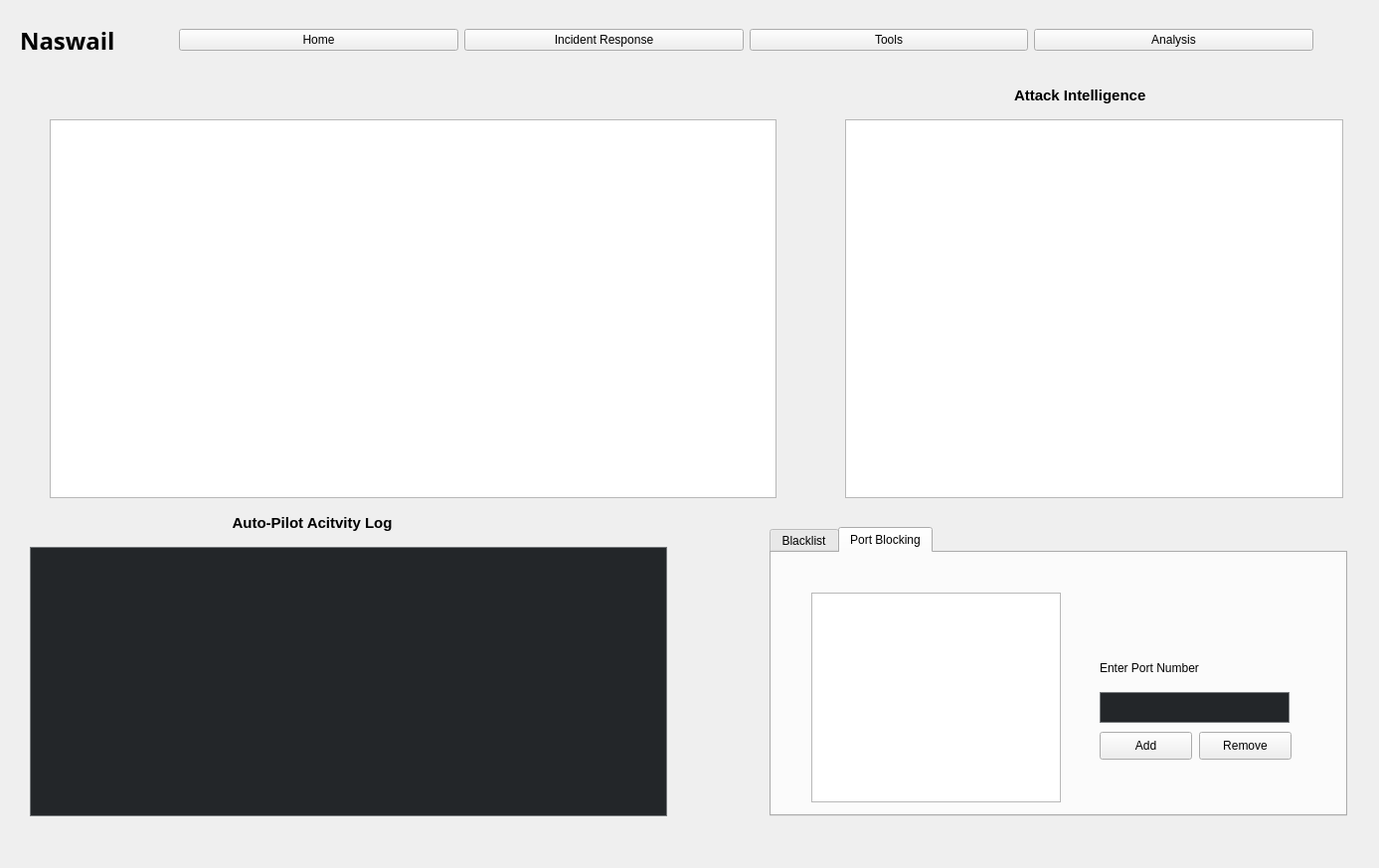
<?xml version="1.0" encoding="UTF-8"?>
<ui version="4.0">
 <class>Form</class>
 <widget class="QWidget" name="Form">
  <property name="geometry">
   <rect>
    <x>0</x>
    <y>0</y>
    <width>1387</width>
    <height>873</height>
   </rect>
  </property>
  <property name="sizePolicy">
   <sizepolicy hsizetype="Expanding" vsizetype="Expanding">
    <horstretch>0</horstretch>
    <verstretch>0</verstretch>
   </sizepolicy>
  </property>
  <property name="windowTitle">
   <string>Form</string>
  </property>
  <property name="styleSheet">
   <string notr="true">QWidget:window {					/* Borders around the code editor and debug window */
        border: 1px solid #263238;
        background-color: #263238;
}

QToolTip {
        background-color: #80CBC4;
        color: black;
    padding: 5px;
    border-radius: 0;
    opacity: 200;
}

/* ==================== Dialog ==================== */
QLabel {
        background: transparent;
        color: #CFD8DC;				/* Not sure about this one */
}

QDialog, QListView {
        background-color: #263238;
        color: #546E7A;
        outline: 0;
        border: 2px solid transparent;
}

QListView::item:hover {
        color: #AFBDC4;
        background: transparent;
}


QListView::item:selected {
        color: #ffffff;
        background: transparent;
}

/* === QTabBar === */
QTabBar {
        background: #263238;
}

QTabWidget::pane {
        background: transparent;	/* Only at the very bottom of the tabs */
}

QTabBar::tab {
        background: transparent;
        border: 0px solid transparent;
        border-bottom: 2px solid transparent;
        color: #546E7A;
        padding-left: 10px;
        padding-right: 10px;
        padding-top: 3px;
        padding-bottom: 3px;
}

QTabBar::tab:hover {
        background-color: transparent;
        border: 0px solid transparent;
        border-bottom: 2px solid #80CBC4;
        color: #AFBDC4;
}

QTabBar::tab:selected {
        background-color: transparent;
        border: 0px solid transparent;
        border-top: none;
        border-bottom: 2px solid #80CBC4;
        color: #FFFFFF;
}

QStackedWidget {
        background: #263238;	/* This covers a bunch of things, I was thinking about making it transparent, */
                                                        /* but I would have to find all the other elements... but QTabWidget::pane may be it */
}


/* === QGroupBox === */
QGroupBox {
    border: 1px solid transparent;
    margin-top: 1em;
}

QGroupBox::title {
        color: #80CBC4;
    subcontrol-origin: margin;
    left: 6px;
    padding: 0 3px 0 3px;
}

QComboBox {
        color: #546E7A;
        background-color: transparent;
        selection-background-color: transparent;
        outline: 0;
}

QComboBox QAbstractItemView
{
    selection-background-color: transparent;
        outline: 0;
}

QToolTip {
    border: 1px solid #76797C;
    background-color: #5A7566;
    color: white;
    padding: 0px;                /*remove padding, for fix combobox tooltip.*/
    opacity: 200;
}

QWidget {
    color: #eff0f1;
    background-color: #31363b;
    selection-background-color: #3daee9;
    selection-color: #eff0f1;
    background-clip: border;
    border-image: none;
    border: 0px transparent black;
    outline: 0;
}

QWidget:item:hover {
    background-color: #18465d;
    color: #eff0f1;
}

QWidget:item:selected {
    background-color: #18465d;
}

QRadioButton {
    spacing: 5px;
    outline: none;
    color: #eff0f1;
    margin-bottom: 2px;
}

QRadioButton:disabled {
    color: #76797C;
}

QRadioButton::indicator {
    width: 21px;
    height: 21px;
}

QRadioButton::indicator:unchecked {
    image: url(:/qss_icons/rc/radio_unchecked.png);
}

QRadioButton::indicator:unchecked:hover,
QRadioButton::indicator:unchecked:focus,
QRadioButton::indicator:unchecked:pressed {
    border: none;
    outline: none;
    image: url(:/qss_icons/rc/radio_unchecked_focus.png);
}

QRadioButton::indicator:checked {
    border: none;
    outline: none;
    image: url(:/qss_icons/rc/radio_checked.png);
}

QRadioButton::indicator:checked:hover,
QRadioButton::indicator:checked:focus,
QRadioButton::indicator:checked:pressed {
    border: none;
    outline: none;
    image: url(:/qss_icons/rc/radio_checked_focus.png);
}

QRadioButton::indicator:checked:disabled {
    outline: none;
    image: url(:/qss_icons/rc/radio_checked_disabled.png);
}

QRadioButton::indicator:unchecked:disabled {
    image: url(:/qss_icons/rc/radio_unchecked_disabled.png);
}

QMenuBar {
    background-color: #31363b;
    color: #eff0f1;
}

QMenuBar::item {
    background: transparent;
}

QMenuBar::item:selected {
    background: transparent;
    border: 1px solid #76797C;
}

QMenuBar::item:pressed {
    border: 1px solid #76797C;
    background-color: #3daee9;
    color: #eff0f1;
    margin-bottom: -1px;
    padding-bottom: 1px;
}

QMenu {
    border: 1px solid #76797C;
    color: #eff0f1;
    margin: 2px;
}

QMenu::icon {
    margin: 5px;
}

QMenu::item {
    padding: 5px 30px 5px 30px;
    border: 1px solid transparent;
    /* reserve space for selection border */
}

QMenu::item:selected {
    color: #eff0f1;
}

QMenu::separator {
    height: 2px;
    background: lightblue;
    margin-left: 10px;
    margin-right: 5px;
}

QMenu::indicator {
    width: 18px;
    height: 18px;
}


/* non-exclusive indicator = check box style indicator
   (see QActionGroup::setExclusive) */

QMenu::indicator:non-exclusive:unchecked {
    image: url(:/qss_icons/rc/checkbox_unchecked.png);
}

QMenu::indicator:non-exclusive:unchecked:selected {
    image: url(:/qss_icons/rc/checkbox_unchecked_disabled.png);
}

QMenu::indicator:non-exclusive:checked {
    image: url(:/qss_icons/rc/checkbox_checked.png);
}

QMenu::indicator:non-exclusive:checked:selected {
    image: url(:/qss_icons/rc/checkbox_checked_disabled.png);
}


/* exclusive indicator = radio button style indicator (see QActionGroup::setExclusive) */

QMenu::indicator:exclusive:unchecked {
    image: url(:/qss_icons/rc/radio_unchecked.png);
}

QMenu::indicator:exclusive:unchecked:selected {
    image: url(:/qss_icons/rc/radio_unchecked_disabled.png);
}

QMenu::indicator:exclusive:checked {
    image: url(:/qss_icons/rc/radio_checked.png);
}

QMenu::indicator:exclusive:checked:selected {
    image: url(:/qss_icons/rc/radio_checked_disabled.png);
}

QMenu::right-arrow {
    margin: 5px;
    image: url(:/qss_icons/rc/right_arrow.png)
}

QWidget:disabled {
    color: #454545;
    background-color: #31363b;
}

QAbstractItemView {
    alternate-background-color: #31363b;
    color: #eff0f1;
    border: 1px solid #3A3939;
    border-radius: 2px;
}

QWidget:focus,
QMenuBar:focus {
    border: 1px solid #3daee9;
}

QTabWidget:focus,
QCheckBox:focus,
QRadioButton:focus,
QSlider:focus {
    border: none;
}

QLineEdit {
    background-color: #232629;
    padding: 5px;
    border-style: solid;
    border: 1px solid #76797C;
    border-radius: 2px;
    color: #eff0f1;
}

QAbstractItemView QLineEdit {
    padding: 0;
}

QGroupBox {
    border: 1px solid #76797C;
    border-radius: 2px;
    margin-top: 20px;
}

QGroupBox::title {
    subcontrol-origin: margin;
    subcontrol-position: top center;
    padding-left: 10px;
    padding-right: 10px;
    padding-top: 10px;
}

QAbstractScrollArea {
    border-radius: 2px;
    border: 1px solid #76797C;
    background-color: transparent;
}

QScrollBar:horizontal {
    height: 15px;
    margin: 3px 15px 3px 15px;
    border: 1px transparent #2A2929;
    border-radius: 4px;
    background-color: #2A2929;
}

QScrollBar::handle:horizontal {
    background-color: #605F5F;
    min-width: 5px;
    border-radius: 4px;
}

QScrollBar::add-line:horizontal {
    margin: 0px 3px 0px 3px;
    border-image: url(:/qss_icons/rc/right_arrow_disabled.png);
    width: 10px;
    height: 10px;
    subcontrol-position: right;
    subcontrol-origin: margin;
}

QScrollBar::sub-line:horizontal {
    margin: 0px 3px 0px 3px;
    border-image: url(:/qss_icons/rc/left_arrow_disabled.png);
    height: 10px;
    width: 10px;
    subcontrol-position: left;
    subcontrol-origin: margin;
}

QScrollBar::add-line:horizontal:hover,
QScrollBar::add-line:horizontal:on {
    border-image: url(:/qss_icons/rc/right_arrow.png);
    height: 10px;
    width: 10px;
    subcontrol-position: right;
    subcontrol-origin: margin;
}

QScrollBar::sub-line:horizontal:hover,
QScrollBar::sub-line:horizontal:on {
    border-image: url(:/qss_icons/rc/left_arrow.png);
    height: 10px;
    width: 10px;
    subcontrol-position: left;
    subcontrol-origin: margin;
}

QScrollBar::up-arrow:horizontal,
QScrollBar::down-arrow:horizontal {
    background: none;
}

QScrollBar::add-page:horizontal,
QScrollBar::sub-page:horizontal {
    background: none;
}

QScrollBar:vertical {
    background-color: #2A2929;
    width: 15px;
    margin: 15px 3px 15px 3px;
    border: 1px transparent #2A2929;
    border-radius: 4px;
}

QScrollBar::handle:vertical {
    background-color: #605F5F;
    min-height: 5px;
    border-radius: 4px;
}

QScrollBar::sub-line:vertical {
    margin: 3px 0px 3px 0px;
    border-image: url(:/qss_icons/rc/up_arrow_disabled.png);
    height: 10px;
    width: 10px;
    subcontrol-position: top;
    subcontrol-origin: margin;
}

QScrollBar::add-line:vertical {
    margin: 3px 0px 3px 0px;
    border-image: url(:/qss_icons/rc/down_arrow_disabled.png);
    height: 10px;
    width: 10px;
    subcontrol-position: bottom;
    subcontrol-origin: margin;
}

QScrollBar::sub-line:vertical:hover,
QScrollBar::sub-line:vertical:on {
    border-image: url(:/qss_icons/rc/up_arrow.png);
    height: 10px;
    width: 10px;
    subcontrol-position: top;
    subcontrol-origin: margin;
}

QScrollBar::add-line:vertical:hover,
QScrollBar::add-line:vertical:on {
    border-image: url(:/qss_icons/rc/down_arrow.png);
    height: 10px;
    width: 10px;
    subcontrol-position: bottom;
    subcontrol-origin: margin;
}

QScrollBar::up-arrow:vertical,
QScrollBar::down-arrow:vertical {
    background: none;
}

QScrollBar::add-page:vertical,
QScrollBar::sub-page:vertical {
    background: none;
}

QTextEdit {
    background-color: #232629;
    color: #eff0f1;
    border: 1px solid #76797C;
}

QPlainTextEdit {
    background-color: #232629;
    ;
    color: #eff0f1;
    border-radius: 2px;
    border: 1px solid #76797C;
}

QHeaderView::section {
    background-color: #76797C;
    color: #eff0f1;
    padding: 5px;
    border: 1px solid #76797C;
}

QSizeGrip {
    image: url(:/qss_icons/rc/sizegrip.png);
    width: 12px;
    height: 12px;
}

QMainWindow::separator {
    background-color: #31363b;
    color: white;
    padding-left: 4px;
    spacing: 2px;
    border: 1px dashed #76797C;
}

QMainWindow::separator:hover {
    background-color: #787876;
    color: white;
    padding-left: 4px;
    border: 1px solid #76797C;
    spacing: 2px;
}

QMenu::separator {
    height: 1px;
    background-color: #76797C;
    color: white;
    padding-left: 4px;
    margin-left: 10px;
    margin-right: 5px;
}

QFrame {
    border-radius: 2px;
    border: 1px solid #76797C;
}

QFrame[frameShape=&quot;0&quot;] {
    border-radius: 2px;
    border: 1px transparent #76797C;
}

QStackedWidget {
    border: 1px transparent black;
}

QToolBar {
    border: 1px transparent #393838;
    background: 1px solid #31363b;
    font-weight: bold;
}

QToolBar::handle:horizontal {
    image: url(:/qss_icons/rc/Hmovetoolbar.png);
}

QToolBar::handle:vertical {
    image: url(:/qss_icons/rc/Vmovetoolbar.png);
}

QToolBar::separator:horizontal {
    image: url(:/qss_icons/rc/Hsepartoolbar.png);
}

QToolBar::separator:vertical {
    image: url(:/qss_icons/rc/Vsepartoolbar.png);
}

QToolButton#qt_toolbar_ext_button {
    background: #58595a
}



QComboBox {
    selection-background-color: #3daee9;
    border-style: solid;
    border: 1px solid #76797C;
    border-radius: 2px;
    padding: 5px;
    min-width: 75px;
}

QPushButton {
    border: 2px solid #8f8f91 transparent;
    border-radius: 6px;
    background-color: qlineargradient(x1: 0, y1: 0, x2: 0, y2: 1,
                                      stop: 0 #0D71AC, stop: 1 transparent);
    min-width: 80px;
}

QPushButton:pressed {
    background-color: qlineargradient(x1: 0, y1: 0, x2: 0, y2: 1,
                                      stop: 0 #dadbde, stop: 1 transparent);
}

QPushButton:flat {
    border: none; /* no border for a flat push button */
}

QPushButton:default {
    border-color: navy; /* make the default button prominent */
}

QPushButton:open { /* when the button has its menu open */
    background-color: qlineargradient(x1: 0, y1: 0, x2: 0, y2: 1,
                                      stop: 0 #dadbde, stop: 1 #f6f7fa);
}

QPushButton::menu-indicator {
    image: url(menu_indicator.png);
    subcontrol-origin: padding;
    subcontrol-position: bottom right;
}

QPushButton::menu-indicator:pressed, QPushButton::menu-indicator:open {
    position: relative;
    top: 2px; left: 2px; /* shift the arrow by 2 px */
}

QComboBox:hover,
QAbstractSpinBox:hover,
QLineEdit:hover,
QTextEdit:hover,
QPlainTextEdit:hover,
QAbstractView:hover,
QTreeView:hover {
border: 1px solid #3daee9;
color: #eff0f1;
}

QComboBox:on {
    padding-top: 3px;
    padding-left: 4px;
    selection-background-color: #4a4a4a;
}

QComboBox QAbstractItemView {
    background-color: #232629;
    border-radius: 2px;
    border: 1px solid #76797C;
    selection-background-color: #18465d;
}

QComboBox::drop-down {
    subcontrol-origin: padding;
    subcontrol-position: top right;
    width: 15px;
    border-left-width: 0px;
    border-left-color: darkgray;
    border-left-style: solid;
    border-top-right-radius: 3px;
    border-bottom-right-radius: 3px;
}

QComboBox::down-arrow {
    image: url(:/qss_icons/rc/down_arrow_disabled.png);
}

QComboBox::down-arrow:on,
QComboBox::down-arrow:hover,
QComboBox::down-arrow:focus {
    image: url(:/qss_icons/rc/down_arrow.png);
}

QAbstractSpinBox {
    padding: 5px;
    border: 1px solid #76797C;
    background-color: #232629;
    color: #eff0f1;
    border-radius: 2px;
    min-width: 75px;
}

QAbstractSpinBox:up-button {
    background-color: transparent;
    subcontrol-origin: border;
    subcontrol-position: center right;
}

QAbstractSpinBox:down-button {
    background-color: transparent;
    subcontrol-origin: border;
    subcontrol-position: center left;
}

QAbstractSpinBox::up-arrow,
QAbstractSpinBox::up-arrow:disabled,
QAbstractSpinBox::up-arrow:off {
    image: url(:/qss_icons/rc/up_arrow_disabled.png);
    width: 10px;
    height: 10px;
}

QAbstractSpinBox::up-arrow:hover {
    image: url(:/qss_icons/rc/up_arrow.png);
}

QAbstractSpinBox::down-arrow,
QAbstractSpinBox::down-arrow:disabled,
QAbstractSpinBox::down-arrow:off {
    image: url(:/qss_icons/rc/down_arrow_disabled.png);
    width: 10px;
    height: 10px;
}

QAbstractSpinBox::down-arrow:hover {
    image: url(:/qss_icons/rc/down_arrow.png);
}

QLabel {
    border: 0px solid black;
}

QTabWidget {
    border: 0px transparent black;
}

QTabWidget::pane {
    border: 1px solid #76797C;
    padding: 5px;
    margin: 0px;
}

QTabWidget::tab-bar {
    /* left: 5px; move to the right by 5px */
}

QTabBar {
    qproperty-drawBase: 0;
    border-radius: 3px;
}

QTabBar:focus {
    border: 0px transparent black;
}

QTabBar::close-button {
    image: url(:/qss_icons/rc/close.png);
    background: transparent;
}

QTabBar::close-button:hover {
    image: url(:/qss_icons/rc/close-hover.png);
    background: transparent;
}

QTabBar::close-button:pressed {
    image: url(:/qss_icons/rc/close-pressed.png);
    background: transparent;
}


/* TOP TABS */

QTabBar::tab:top {
    color: #eff0f1;
    border: 1px solid #76797C;
    border-bottom: 1px transparent black;
    background-color: #31363b;
    padding: 5px;
    min-width: 50px;
    border-top-left-radius: 2px;
    border-top-right-radius: 2px;
}

QTabBar::tab:top:selected {
    color: #eff0f1;
    background-color: #54575B;
    border: 1px solid #76797C;
    border-bottom: 2px solid #3daee9;
    border-top-left-radius: 2px;
    border-top-right-radius: 2px;
}

QTabBar::tab:top:!selected:hover {
    background-color: #3daee9;
}


/* BOTTOM TABS */

QTabBar::tab:bottom {
    color: #eff0f1;
    border: 1px solid #76797C;
    border-top: 1px transparent black;
    background-color: #31363b;
    padding: 5px;
    border-bottom-left-radius: 2px;
    border-bottom-right-radius: 2px;
    min-width: 50px;
}

QTabBar::tab:bottom:selected {
    color: #eff0f1;
    background-color: #54575B;
    border: 1px solid #76797C;
    border-top: 2px solid #3daee9;
    border-bottom-left-radius: 2px;
    border-bottom-right-radius: 2px;
}

QTabBar::tab:bottom:!selected:hover {
    background-color: #3daee9;
}


/* LEFT TABS */

QTabBar::tab:left {
    color: #eff0f1;
    border: 1px solid #76797C;
    border-left: 1px transparent black;
    background-color: #31363b;
    padding: 5px;
    border-top-right-radius: 2px;
    border-bottom-right-radius: 2px;
    min-height: 50px;
}

QTabBar::tab:left:selected {
    color: #eff0f1;
    background-color: #54575B;
    border: 1px solid #76797C;
    border-left: 2px solid #3daee9;
    border-top-right-radius: 2px;
    border-bottom-right-radius: 2px;
}

QTabBar::tab:left:!selected:hover {
    background-color: #3daee9;
}


/* RIGHT TABS */

QTabBar::tab:right {
    color: #eff0f1;
    border: 1px solid #76797C;
    border-right: 1px transparent black;
    background-color: #31363b;
    padding: 5px;
    border-top-left-radius: 2px;
    border-bottom-left-radius: 2px;
    min-height: 50px;
}

QTabBar::tab:right:selected {
    color: #eff0f1;
    background-color: #54575B;
    border: 1px solid #76797C;
    border-right: 2px solid #3daee9;
    border-top-left-radius: 2px;
    border-bottom-left-radius: 2px;
}

QTabBar::tab:right:!selected:hover {
    background-color: #3daee9;
}

QTabBar QToolButton::right-arrow:enabled {
    image: url(:/qss_icons/rc/right_arrow.png);
}

QTabBar QToolButton::left-arrow:enabled {
    image: url(:/qss_icons/rc/left_arrow.png);
}

QTabBar QToolButton::right-arrow:disabled {
    image: url(:/qss_icons/rc/right_arrow_disabled.png);
}

QTabBar QToolButton::left-arrow:disabled {
    image: url(:/qss_icons/rc/left_arrow_disabled.png);
}

QDockWidget {
    background: #31363b;
    border: 1px solid #403F3F;
    titlebar-close-icon: url(:/qss_icons/rc/close.png);
    titlebar-normal-icon: url(:/qss_icons/rc/undock.png);
}

QDockWidget::close-button,
QDockWidget::float-button {
    border: 1px solid transparent;
    border-radius: 2px;
    background: transparent;
}

QDockWidget::close-button:hover,
QDockWidget::float-button:hover {
    background: rgba(255, 255, 255, 10);
}

QDockWidget::close-button:pressed,
QDockWidget::float-button:pressed {
    padding: 1px -1px -1px 1px;
    background: rgba(255, 255, 255, 10);
}

QTreeView,
QListView {
    border: 1px solid #76797C;
    background-color: #232629;
}

QTreeView:branch:selected,
QTreeView:branch:hover {
    background: url(:/qss_icons/rc/transparent.png);
}

QTreeView::branch:has-siblings:!adjoins-item {
    border-image: url(:/qss_icons/rc/transparent.png);
}

QTreeView::branch:has-siblings:adjoins-item {
    border-image: url(:/qss_icons/rc/transparent.png);
}

QTreeView::branch:!has-children:!has-siblings:adjoins-item {
    border-image: url(:/qss_icons/rc/transparent.png);
}

QTreeView::branch:has-children:!has-siblings:closed,
QTreeView::branch:closed:has-children:has-siblings {
    image: url(:/qss_icons/rc/branch_closed.png);
}

QTreeView::branch:open:has-children:!has-siblings,
QTreeView::branch:open:has-children:has-siblings {
    image: url(:/qss_icons/rc/branch_open.png);
}

QTreeView::branch:has-children:!has-siblings:closed:hover,
QTreeView::branch:closed:has-children:has-siblings:hover {
    image: url(:/qss_icons/rc/branch_closed-on.png);
}

QTreeView::branch:open:has-children:!has-siblings:hover,
QTreeView::branch:open:has-children:has-siblings:hover {
    image: url(:/qss_icons/rc/branch_open-on.png);
}

QListView::item:!selected:hover,
QTreeView::item:!selected:hover {
    background: #18465d;
    outline: 0;
    color: #eff0f1
}

QListView::item:selected:hover,
QTreeView::item:selected:hover {
    background: #287399;
    color: #eff0f1;
}

QTreeView::indicator:checked,
QListView::indicator:checked {
    image: url(:/qss_icons/rc/checkbox_checked.png);
}

QTreeView::indicator:unchecked,
QListView::indicator:unchecked {
    image: url(:/qss_icons/rc/checkbox_unchecked.png);
}

QTreeView::indicator:indeterminate,
QListView::indicator:indeterminate {
    image: url(:/qss_icons/rc/checkbox_indeterminate.png);
}

QTreeView::indicator:checked:hover,
QTreeView::indicator:checked:focus,
QTreeView::indicator:checked:pressed,
QListView::indicator:checked:hover,
QListView::indicator:checked:focus,
QListView::indicator:checked:pressed {
    image: url(:/qss_icons/rc/checkbox_checked_focus.png);
}

QTreeView::indicator:unchecked:hover,
QTreeView::indicator:unchecked:focus,
QTreeView::indicator:unchecked:pressed,
QListView::indicator:unchecked:hover,
QListView::indicator:unchecked:focus,
QListView::indicator:unchecked:pressed {
    image: url(:/qss_icons/rc/checkbox_unchecked_focus.png);
}

QTreeView::indicator:indeterminate:hover,
QTreeView::indicator:indeterminate:focus,
QTreeView::indicator:indeterminate:pressed,
QListView::indicator:indeterminate:hover,
QListView::indicator:indeterminate:focus,
QListView::indicator:indeterminate:pressed {
    image: url(:/qss_icons/rc/checkbox_indeterminate_focus.png);
}

QSlider::groove:horizontal {
    border: 1px solid #565a5e;
    height: 4px;
    background: #565a5e;
    margin: 0px;
    border-radius: 2px;
}

QSlider::handle:horizontal {
    background: #232629;
    border: 1px solid #565a5e;
    width: 16px;
    height: 16px;
    margin: -8px 0;
    border-radius: 9px;
}

QSlider::groove:vertical {
    border: 1px solid #565a5e;
    width: 4px;
    background: #565a5e;
    margin: 0px;
    border-radius: 3px;
}

QSlider::handle:vertical {
    background: #232629;
    border: 1px solid #565a5e;
    width: 16px;
    height: 16px;
    margin: 0 -8px;
    border-radius: 9px;
}

QToolButton {
    background-color: transparent;
    border: 1px transparent #76797C;
    border-radius: 2px;
    margin: 3px;
    padding: 5px;
}

QToolButton[popupMode=&quot;1&quot;] {
    /* only for MenuButtonPopup */
    padding-right: 20px;
    /* make way for the popup button */
    border: 1px #76797C;
    border-radius: 5px;
}

QToolButton[popupMode=&quot;2&quot;] {
    /* only for InstantPopup */
    padding-right: 10px;
    /* make way for the popup button */
    border: 1px #76797C;
}

QToolButton:hover,
QToolButton::menu-button:hover {
    background-color: transparent;
    border: 1px solid #3daee9;
    padding: 5px;
}

QToolButton:checked,
QToolButton:pressed,
QToolButton::menu-button:pressed {
    background-color: #3daee9;
    border: 1px solid #3daee9;
    padding: 5px;
}


/* the subcontrol below is used only in the InstantPopup or DelayedPopup mode */

QToolButton::menu-indicator {
    image: url(:/qss_icons/rc/down_arrow.png);
    top: -7px;
    left: -2px;
    /* shift it a bit */
}


/* the subcontrols below are used only in the MenuButtonPopup mode */

QToolButton::menu-button {
    border: 1px transparent #76797C;
    border-top-right-radius: 6px;
    border-bottom-right-radius: 6px;
    /* 16px width + 4px for border = 20px allocated above */
    width: 16px;
    outline: none;
}

QToolButton::menu-arrow {
    image: url(:/qss_icons/rc/down_arrow.png);
}

QToolButton::menu-arrow:open {
    border: 1px solid #76797C;
}



QTableView {
    border: 1px solid #76797C;
    gridline-color: #31363b;
    background-color: #232629;
}

QTableView,
QHeaderView {
    border-radius: 0px;
}

QTableView::item:pressed,
QListView::item:pressed,
QTreeView::item:pressed {
    background: #18465d;
    color: #eff0f1;
}

QTableView::item:selected:active,
QTreeView::item:selected:active,
QListView::item:selected:active {
    background: #287399;
    color: #eff0f1;
}

QHeaderView {
    background-color: #31363b;
    border: 1px transparent;
    border-radius: 0px;
    margin: 0px;
    padding: 0px;
}

QHeaderView::section {
    background-color: #31363b;
    color: #eff0f1;
    padding: 5px;
    border: 1px solid #76797C;
    border-radius: 0px;
    text-align: center;
}

QHeaderView::section::vertical::first,
QHeaderView::section::vertical::only-one {
    border-top: 1px solid #76797C;
}

QHeaderView::section::vertical {
    border-top: transparent;
}

QHeaderView::section::horizontal::first,
QHeaderView::section::horizontal::only-one {
    border-left: 1px solid #76797C;
}

QHeaderView::section::horizontal {
    border-left: transparent;
}

QHeaderView::section:checked {
    color: white;
    background-color: #334e5e;
}


/* style the sort indicator */

QHeaderView::down-arrow {
    image: url(:/qss_icons/rc/down_arrow.png);
}

QHeaderView::up-arrow {
    image: url(:/qss_icons/rc/up_arrow.png);
}

QTableCornerButton::section {
    background-color: #31363b;
    border: 1px transparent #76797C;
    border-radius: 0px;
}

QToolBox {
    padding: 5px;
    border: 1px transparent black;
}

QToolBox::tab {
    color: #eff0f1;
    background-color: #31363b;
    border: 1px solid #76797C;
    border-bottom: 1px transparent #31363b;
    border-top-left-radius: 5px;
    border-top-right-radius: 5px;
}

QToolBox::tab:selected {
    /* italicize selected tabs */
    font: italic;
    background-color: #31363b;
    border-color: #3daee9;
}

QStatusBar::item {
    border: 0px transparent dark;
}

QFrame[height=&quot;3&quot;],
QFrame[width=&quot;3&quot;] {
    background-color: #76797C;
}

QSplitter::handle {
    border: 1px dashed #76797C;
}

QSplitter::handle:hover {
    background-color: #787876;
    border: 1px solid #76797C;
}

QSplitter::handle:horizontal {
    width: 1px;
}

QSplitter::handle:vertical {
    height: 1px;
}

QProgressBar {
    border: 1px solid #76797C;
    border-radius: 5px;
    text-align: center;
}

QProgressBar::chunk {
    background-color: #05B8CC;
}

QDateEdit {
    selection-background-color: #3daee9;
    border-style: solid;
    border: 1px solid #3375A3;
    border-radius: 2px;
    padding: 1px;
    min-width: 75px;
}

QDateEdit:on {
    padding-top: 3px;
    padding-left: 4px;
    selection-background-color: #4a4a4a;
}

QDateEdit QAbstractItemView {
    background-color: #232629;
    border-radius: 2px;
    border: 1px solid #3375A3;
    selection-background-color: #3daee9;
}

QDateEdit::drop-down {
    subcontrol-origin: padding;
    subcontrol-position: top right;
    width: 15px;
    border-left-width: 0px;
    border-left-color: darkgray;
    border-left-style: solid;
    border-top-right-radius: 3px;
    border-bottom-right-radius: 3px;
}

QDateEdit::down-arrow {
    image: url(:/qss_icons/rc/down_arrow_disabled.png);
}

QDateEdit::down-arrow:on,
QDateEdit::down-arrow:hover,
QDateEdit::down-arrow:focus {
    image: url(:/qss_icons/rc/down_arrow.png);
}

QTreeView {
        background-color: transparent;
        color: #546E7A;
        outline: 0;
        border: 0;
}

QTreeView::item:hover {
        background-color: transparent;
        color: #AFBDC4;
}

QTreeView::item:selected {
        background-color: transparent;
        color: #FFFFFF;
}

QTreeView QHeaderView:section {
        background-color: #263238;
        color: #CFD8DC;
        border: 0;
}

QTreeView::indicator:checked {
        background-color: qradialgradient(cx:0.5, cy:0.5, fx:0.25, fy:0.15, radius:0.3, stop:0 #80CBC4, stop:1 #263238);
        border: 1px solid #536D79;
        selection-background-color: transparent;
}

QTreeView::indicator:unchecked {			/* This and the one above style the checkbox in the Options -&gt; Keyboard */
        background-color: #263238;				/* This is still a hover over in blue I can't get rid of */
        border: 1px solid #536D79;
        selection-background-color: transparent;
}

/*QTreeView QScrollBar {
        background-color: #263238
}*/

QTreeView::branch {
        /* Skip - applies to everything */
}

QTreeView::branch:has-siblings:adjoins-item {
        /* Skip - files */
}

QTreeView::branch:has-siblings:!adjoins-item {
        /* Skip - applies to almost all on the left side */
}

QTreeView::branch:closed:has-children:has-siblings {
        background: url('./images/rightarrowgray.png') center center no-repeat;
}

QTreeView::branch:has-children:!has-siblings:closed {
        background: url('./images/rightarrowgray.png') center center no-repeat;
}

QTreeView::branch:!has-children:!has-siblings:adjoins-item {
        /* Skip - files */
}

QTreeView::branch:open:has-children:has-siblings {
        background: url('./images/downarrowgray.png') center center no-repeat;
}

QTreeView::branch:open:has-children:!has-siblings {
        background: url('./images/downarrowgray.png') center center no-repeat;
}

/* === QScrollBar:horizontal === */
QScrollBar:horizontal {
        background: #263238;				/* Background where slider is not */
        height: 10px;
        margin: 0;
}

QScrollBar:vertical {
        background: #263238;				/* Background where slider is not */
        width: 10px;
        margin: 0;
}

QScrollBar::handle:horizontal {
    background: #37474F;					/* Slider color */
    min-width: 16px;
        border-radius: 5px;
}

QScrollBar::handle:vertical {
    background: #37474F;					/* Slider color */
    min-height: 16px;
        border-radius: 5px;
}

QScrollBar::add-page:horizontal, QScrollBar::sub-page:horizontal,
QScrollBar::add-page:vertical, QScrollBar::sub-page:vertical {
        background: none;												/* Removes the dotted background */
}

QScrollBar::add-line:horizontal, QScrollBar::sub-line:horizontal,
QScrollBar::add-line:vertical, QScrollBar::sub-line:vertical {	/* Hides the slider arrows */
      border: none;
      background: none;
}

QLineEdit {
        background: transparent;
        border: 1px solid transparent;
        color: #546E7A;
}

QSpinBox {
        background: transparent;
        border: 1px solid transparent;
        color: #546E7A;
}

/*****************************************************************************
Main Screen
*****************************************************************************/
QTreeView {
        background-color: #263238;
}

QMenu {
        background-color: #263238;		/* File Menu Background color */
        color: #546E7A;
}

QMenu::item:selected {
        color: #AFBDC4;
}

QMenu::item:pressed {
        color: #FFFFFF;
}

QMenu::separator {
        height: 1px;
        background: transparent;			/* Could change this to #546E7A and reduce the margin top and bottom to 1px */
        margin-left: 10px;
        margin-right: 10px;
        margin-top: 5px;
        margin-bottom: 5px;
}

/* === QMenuBar === */
QMenuBar {
        background-color: #263238;
        color: #546E7A;
}

QMenuBar::item {
        background: transparent;
}

QMenuBar::item:disabled {
        color: gray;
}

QMenuBar::item:selected {
        color: #AFBDC4;
}

QMenuBar::item:pressed {
        color: #FFFFFF;
}

QToolBar {
        background: #263238;
        border: 1px solid transparent;
}

QToolBar:handle {
        background: transparent;
        border-left: 2px dotted #80CBC4;	/* Fix the 4 handle dots so it doesn't look crappy */
        color: transparent;
}

QToolBar::separator {
        border: 0;
}

/* === QToolButton === */
QToolButton:hover, QToolButton:pressed {
        background-color: transparent;
}

QToolButton::menu-button {
        background: url('./images/downarrowgray.png') center center no-repeat;
        background-color: #263238;												/* This needs to be set to ensure the other brown arrows don't show */
}

QToolButton::menu-button:hover, QToolButton::menu-button:pressed {
        background-color: #263238;
}

</string>
  </property>
  <widget class="QWidget" name="horizontalLayoutWidget">
   <property name="geometry">
    <rect>
     <x>180</x>
     <y>20</y>
     <width>1141</width>
     <height>41</height>
    </rect>
   </property>
   <layout class="QHBoxLayout" name="horizontalLayout_2">
    <item>
     <widget class="QPushButton" name="pushButton_8">
      <property name="text">
       <string>Home</string>
      </property>
     </widget>
    </item>
    <item>
     <widget class="QPushButton" name="pushButton_5">
      <property name="text">
       <string>Incident Response</string>
      </property>
     </widget>
    </item>
    <item>
     <widget class="QPushButton" name="pushButton_6">
      <property name="text">
       <string>Tools</string>
      </property>
     </widget>
    </item>
    <item>
     <widget class="QPushButton" name="pushButton_7">
      <property name="text">
       <string>Analysis</string>
      </property>
     </widget>
    </item>
   </layout>
  </widget>
  <widget class="QLabel" name="label_2">
   <property name="geometry">
    <rect>
     <x>20</x>
     <y>20</y>
     <width>141</width>
     <height>41</height>
    </rect>
   </property>
   <property name="font">
    <font>
     <family>Segoe UI Variable Small Semibol</family>
     <pointsize>18</pointsize>
     <weight>75</weight>
     <bold>true</bold>
    </font>
   </property>
   <property name="text">
    <string>Naswail</string>
   </property>
  </widget>
  <widget class="QTableWidget" name="tableWidget">
   <property name="geometry">
    <rect>
     <x>50</x>
     <y>120</y>
     <width>731</width>
     <height>381</height>
    </rect>
   </property>
  </widget>
  <widget class="QTabWidget" name="tabWidget">
   <property name="geometry">
    <rect>
     <x>774</x>
     <y>530</y>
     <width>581</width>
     <height>291</height>
    </rect>
   </property>
   <property name="currentIndex">
    <number>1</number>
   </property>
   <widget class="QWidget" name="tab">
    <attribute name="title">
     <string>Blacklist</string>
    </attribute>
    <widget class="QListView" name="listView">
     <property name="geometry">
      <rect>
       <x>-5</x>
       <y>-10</y>
       <width>341</width>
       <height>271</height>
      </rect>
     </property>
    </widget>
    <widget class="QPushButton" name="pushButton">
     <property name="geometry">
      <rect>
       <x>360</x>
       <y>180</y>
       <width>93</width>
       <height>28</height>
      </rect>
     </property>
     <property name="text">
      <string>Add</string>
     </property>
    </widget>
    <widget class="QPushButton" name="pushButton_9">
     <property name="geometry">
      <rect>
       <x>460</x>
       <y>180</y>
       <width>93</width>
       <height>28</height>
      </rect>
     </property>
     <property name="text">
      <string>Remove</string>
     </property>
    </widget>
    <widget class="QLineEdit" name="lineEdit">
     <property name="geometry">
      <rect>
       <x>360</x>
       <y>140</y>
       <width>191</width>
       <height>31</height>
      </rect>
     </property>
     <property name="styleSheet">
      <string notr="true">QLineEdit{
border: 1px solid #76797C;
    gridline-color: #31363b;
    background-color: #232629;
}</string>
     </property>
    </widget>
    <widget class="QLabel" name="label">
     <property name="geometry">
      <rect>
       <x>360</x>
       <y>100</y>
       <width>161</width>
       <height>31</height>
      </rect>
     </property>
     <property name="text">
      <string>Enter IP Address</string>
     </property>
    </widget>
   </widget>
   <widget class="QWidget" name="tab_2">
    <attribute name="title">
     <string>Port Blocking</string>
    </attribute>
    <widget class="QTableWidget" name="tableWidget_2">
     <property name="geometry">
      <rect>
       <x>40</x>
       <y>40</y>
       <width>251</width>
       <height>211</height>
      </rect>
     </property>
    </widget>
    <widget class="QLineEdit" name="lineEdit_2">
     <property name="geometry">
      <rect>
       <x>330</x>
       <y>140</y>
       <width>191</width>
       <height>31</height>
      </rect>
     </property>
     <property name="styleSheet">
      <string notr="true">QLineEdit{
border: 1px solid #76797C;
    gridline-color: #31363b;
    background-color: #232629;
}</string>
     </property>
    </widget>
    <widget class="QLabel" name="label_3">
     <property name="geometry">
      <rect>
       <x>330</x>
       <y>100</y>
       <width>161</width>
       <height>31</height>
      </rect>
     </property>
     <property name="text">
      <string>Enter Port Number</string>
     </property>
    </widget>
    <widget class="QPushButton" name="pushButton_10">
     <property name="geometry">
      <rect>
       <x>330</x>
       <y>180</y>
       <width>93</width>
       <height>28</height>
      </rect>
     </property>
     <property name="text">
      <string>Add</string>
     </property>
    </widget>
    <widget class="QPushButton" name="pushButton_11">
     <property name="geometry">
      <rect>
       <x>430</x>
       <y>180</y>
       <width>93</width>
       <height>28</height>
      </rect>
     </property>
     <property name="text">
      <string>Remove</string>
     </property>
    </widget>
   </widget>
  </widget>
  <widget class="QTreeView" name="treeView">
   <property name="geometry">
    <rect>
     <x>30</x>
     <y>550</y>
     <width>641</width>
     <height>271</height>
    </rect>
   </property>
   <property name="styleSheet">
    <string notr="true">QTreeView {
   border: 1px solid #76797C;
    gridline-color: #31363b;
    background-color: #232629;
}
</string>
   </property>
  </widget>
  <widget class="QTableWidget" name="tableWidget_3">
   <property name="geometry">
    <rect>
     <x>850</x>
     <y>120</y>
     <width>501</width>
     <height>381</height>
    </rect>
   </property>
  </widget>
  <widget class="QLabel" name="label_4">
   <property name="geometry">
    <rect>
     <x>230</x>
     <y>510</y>
     <width>241</width>
     <height>31</height>
    </rect>
   </property>
   <property name="font">
    <font>
     <family>Yu Gothic UI</family>
     <pointsize>11</pointsize>
     <weight>75</weight>
     <bold>true</bold>
    </font>
   </property>
   <property name="text">
    <string> Auto-Pilot Acitvity Log</string>
   </property>
  </widget>
  <widget class="QLabel" name="label_5">
   <property name="geometry">
    <rect>
     <x>1020</x>
     <y>80</y>
     <width>161</width>
     <height>31</height>
    </rect>
   </property>
   <property name="font">
    <font>
     <family>Yu Gothic UI</family>
     <pointsize>11</pointsize>
     <weight>75</weight>
     <bold>true</bold>
    </font>
   </property>
   <property name="text">
    <string>Attack Intelligence</string>
   </property>
  </widget>
 </widget>
 <resources/>
 <connections/>
</ui>
